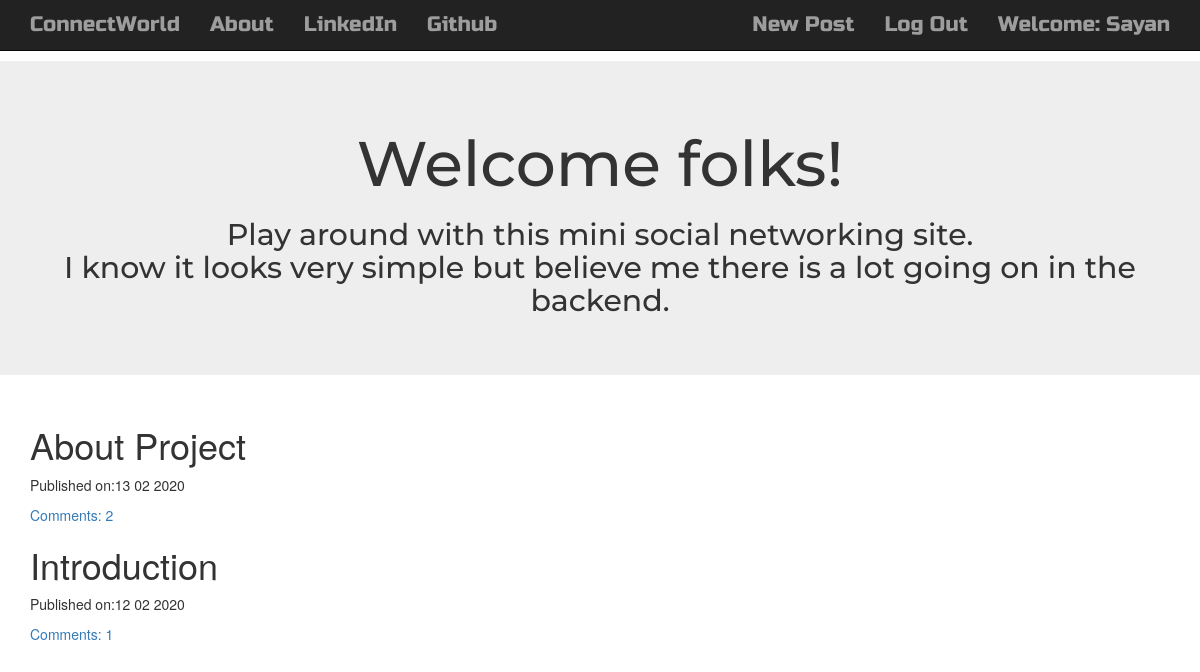
Screenshot of / (signed in) with the database file from the repository.
### blog/models.py (models this page shows, shortened)
class Post(models.Model):
    author = models.ForeignKey('auth.User',on_delete=models.CASCADE)
    title = models.CharField(max_length = 500)
    text = models.TextField()
    create_date = models.DateTimeField(default = timezone.now)
    published_date = models.DateTimeField(blank = True,null = True)
    def approve_comments(self):
        return self.comments.filter(approved_comment = True)

### blog/views.py (the view)
# urls.py: path('',views.PostListView.as_view(),name = 'post_list'),
class PostListView(ListView):
    model = Post
    def get_queryset(self):
        return Post.objects.filter(published_date__lte=timezone.now()).order_by('-published_date')

### blog/templates/blog/post_list.html
{% extends "blog/base.html" %}
{% block content %}
<div class="centerstage">
    {% for post in post_list %}
    <div class="post">
        <h1><a href="{% url 'post_detail' pk=post.pk %}"></a>{{post.title}}</h1>
        <div class="date">
            <p>Published on:{{post.published_date|date:"d m Y"}}</p>
        </div>
        <a href="{% url 'post_detail' pk=post.pk %}">Comments: {{ post.approve_comments.count }}</a>
    </div>
    {% endfor %}
</div>
{% endblock %}

### blog/templates/blog/base.html (shortened to what this page needs)
<!DOCTYPE html>
{% load staticfiles %}
<html lang="en" dir="ltr">
    <head>
        <link rel="stylesheet" href="https://maxcdn.bootstrapcdn.com/bootstrap/3.3.7/css/bootstrap.min.css">
        <link rel="stylesheet" href="//cdn.jsdelivr.net/npm/medium-editor@latest/dist/css/medium-editor.min.css" type="text/css" media="screen" charset="utf-8">
        <link rel="stylesheet" href="{% static 'css/blog.css' %}">
    </head>
    <body class="loader">
        <nav class="navbar navbar-inverse navbar-static-top techfont custom-navbar">
            <div class="container">
                <ul class="nav navbar-nav">
                    <li><a class="navbar-brand bigbrand" href="{% url 'post_list' %}">ConnectWorld</a></li>
                </ul>
                <ul class="nav navbar-nav navcontent">
                    <li><a href="{% url 'about' %}">About</a></li>
                    <li><a href="https://www.linkedin.com/in/sayan-naskar-5a4b07159/">LinkedIn</a></li>
                    <li><a href="https://github.com/sayann002">Github</a></li>
                </ul>
                <ul class="nav navbar-nav navbar-right">
                    {% if user.is_authenticated %}
                    <li> <a href="{% url 'post_new' %}">New Post</a></li>
                    <li> <a href="{% url 'logout' %}">Log Out</a></li>
                    <li> <a>Welcome: {{user.username}}</a></li>
                    {% else %}
                    <li><a class="nav navbar-nav navbar-right" href="{% url 'login' %}"><span class="glyphicon glyphicon-user"></span></a></li>
                    {% endif %}
                </ul>
            </div>
        </nav>
        <div class="jumbotron">
            <div class="container">
                <h1 class="intro">Welcome folks!</h1>
                <h2 class="intro-des">Play around with this mini social networking site.<br>I know it looks very simple
                    but believe me there is a lot going on in the backend.
                </h2>
            </div>
        </div>
        <div class="content container">
            <div class="row">
                <div class="col-md-8">
                    <div class="blog_posts">
                        {% block content %}
                        {% endblock %}
                    </div>
                </div>
            </div>
        </div>
    </body>
</html>

### blog/static/css/blog.css (style rules this page uses)
.intro { text-align: center; font-family: 'Montserrat'; }
.intro-des { text-align: center; font-family: 'Montserrat'; }
.navcontent { font-size: 1em; }
.techfont { font-family: 'Russo One', sans-serif; font-size: 1.5em; margin-bottom: 10px; }
.centerstage { margin-left: auto; margin-right: auto; }
.bigbrand { font-size: 1em; }
.loader { filter:hue-rotate(0deg); color: linear-gradient(45deg,#0f8,#08f); animation:hue 5000ms infinite linear; }

### rows the page displays
Post: title "About Project", published_date "13 02 2020", approve_comments.count "2"
Post: title "Introduction", published_date "12 02 2020", approve_comments.count "1"

### other values shown
{{ user.username }} "Sayan"
